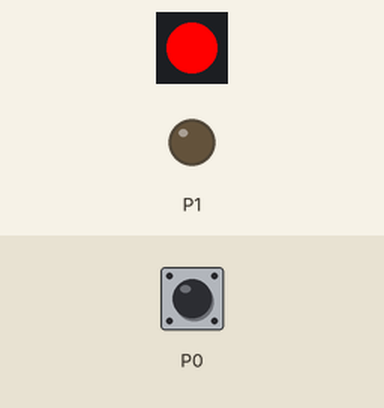
Recording of a program running on a simulated Calliope mini (MakeCode). Shown: 1 RGB LEDs in strip order, left to right, output pins drawn as LEDs (lit = HIGH). The test bench sets the inputs (shaded band); at power-on: P0 LOW.

Above: at 1.2 s.
1.3 s: P0 pulled HIGH for 0.15 s
At 1.38 s:
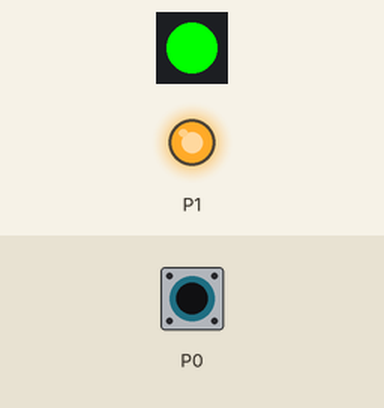
2.9 s: P0 pulled HIGH for 3.2 s
At 6.9 s:
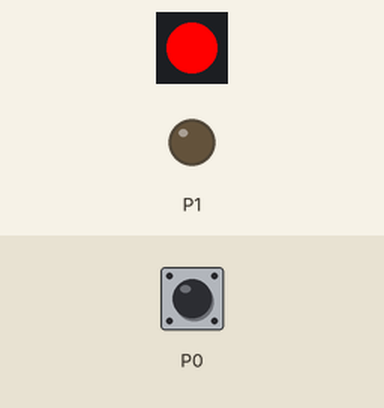
Timing chart, 0 to 8.4 s (numbered marks = the images above; inputs shaded):
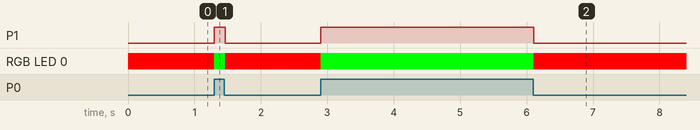

The program:

main.ts
```typescript
basic.forever(function () {
    if (pins.digitalReadPin(DigitalPin.P0) == 1) {
        basic.setLedColor(0x00ff00)
        pins.digitalWritePin(DigitalPin.P1, 1)
    } else {
        basic.setLedColor(0xff0000)
        pins.digitalWritePin(DigitalPin.P1, 0)
    }
})
```

test.ts
```typescript
// Hier kann man Tests durchführen; diese Datei wird nicht kompiliert, wenn dieses Paket als Erweiterung verwendet wird.
```

Measured:
- after the input at 1.3 s, P1: LOW → HIGH at once, → LOW 0.16 s later; RGB LED 0: RGB(255, 0, 0) → RGB(0, 255, 0) at once, → RGB(255, 0, 0) 0.16 s later
- after the input at 2.9 s, P1: LOW → HIGH at once, → LOW 3.2 s later; RGB LED 0: RGB(255, 0, 0) → RGB(0, 255, 0) at once, → RGB(255, 0, 0) 3.2 s later
